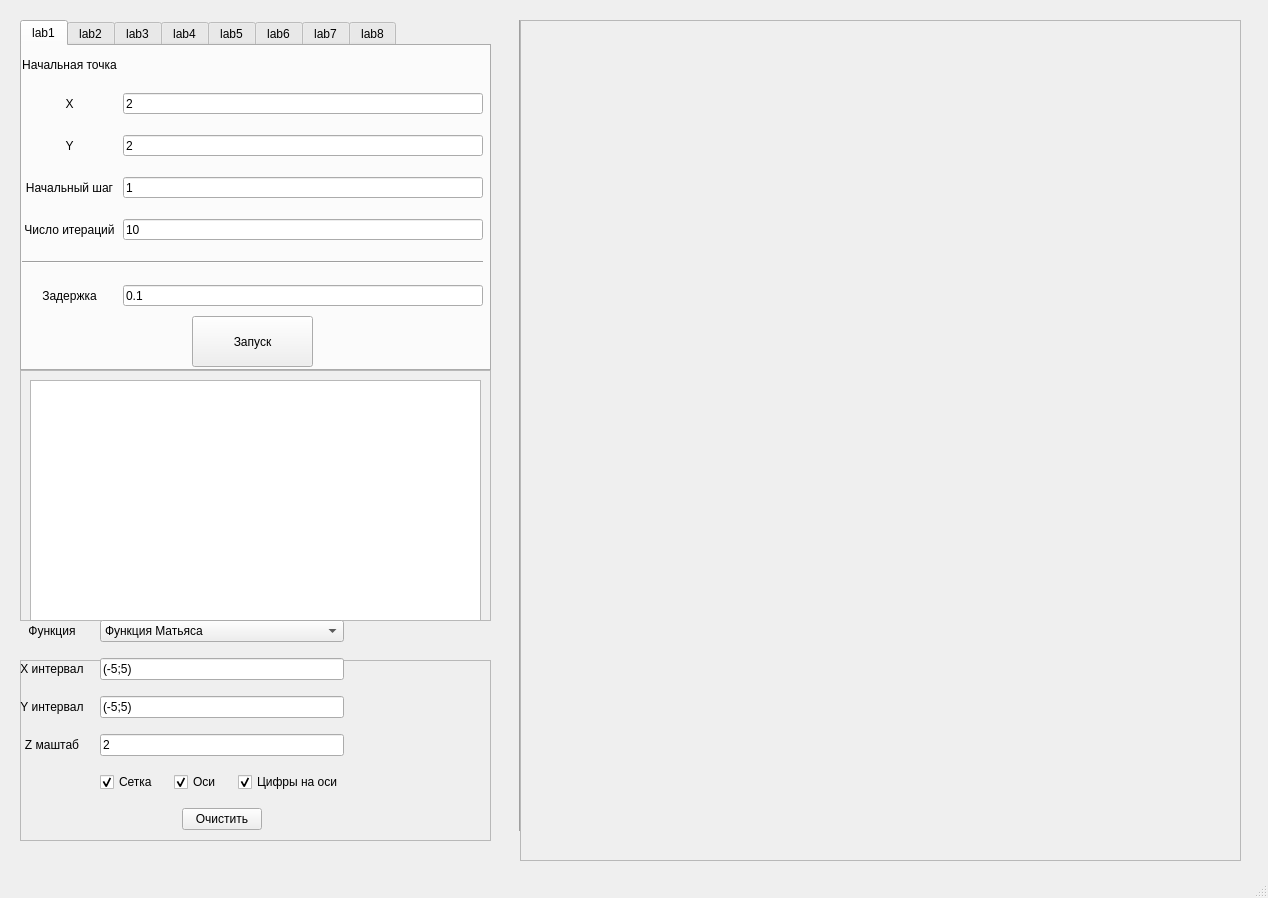
<?xml version="1.0" encoding="UTF-8"?>
<ui version="4.0">
 <class>MainWindow</class>
 <widget class="QMainWindow" name="MainWindow">
  <property name="geometry">
   <rect>
    <x>0</x>
    <y>0</y>
    <width>1268</width>
    <height>898</height>
   </rect>
  </property>
  <property name="minimumSize">
   <size>
    <width>100</width>
    <height>800</height>
   </size>
  </property>
  <property name="windowTitle">
   <string>Search Optimization</string>
  </property>
  <widget class="QWidget" name="centralwidget">
   <widget class="Line" name="line">
    <property name="geometry">
     <rect>
      <x>510</x>
      <y>20</y>
      <width>20</width>
      <height>811</height>
     </rect>
    </property>
    <property name="orientation">
     <enum>Qt::Vertical</enum>
    </property>
   </widget>
   <widget class="QTabWidget" name="tabWidget">
    <property name="geometry">
     <rect>
      <x>20</x>
      <y>20</y>
      <width>471</width>
      <height>351</height>
     </rect>
    </property>
    <property name="autoFillBackground">
     <bool>true</bool>
    </property>
    <property name="currentIndex">
     <number>0</number>
    </property>
    <widget class="QWidget" name="tab_lab1">
     <attribute name="title">
      <string>lab1</string>
     </attribute>
     <widget class="QWidget" name="gridLayoutWidget_2">
      <property name="geometry">
       <rect>
        <x>0</x>
        <y>0</y>
        <width>461</width>
        <height>261</height>
       </rect>
      </property>
      <layout class="QGridLayout" name="gridLayout_2">
       <property name="sizeConstraint">
        <enum>QLayout::SetNoConstraint</enum>
       </property>
       <property name="leftMargin">
        <number>0</number>
       </property>
       <property name="topMargin">
        <number>12</number>
       </property>
       <property name="verticalSpacing">
        <number>21</number>
       </property>
       <item row="1" column="1">
        <widget class="QLineEdit" name="x_start">
         <property name="text">
          <string>2</string>
         </property>
        </widget>
       </item>
       <item row="2" column="0">
        <widget class="QLabel" name="label_2">
         <property name="text">
          <string>Y</string>
         </property>
         <property name="alignment">
          <set>Qt::AlignCenter</set>
         </property>
        </widget>
       </item>
       <item row="6" column="1">
        <widget class="QLineEdit" name="lab1_delay">
         <property name="text">
          <string>0.1</string>
         </property>
        </widget>
       </item>
       <item row="6" column="0">
        <widget class="QLabel" name="label_5">
         <property name="text">
          <string>Задержка</string>
         </property>
         <property name="alignment">
          <set>Qt::AlignCenter</set>
         </property>
        </widget>
       </item>
       <item row="3" column="0">
        <widget class="QLabel" name="label_3">
         <property name="text">
          <string>Начальный шаг</string>
         </property>
         <property name="alignment">
          <set>Qt::AlignCenter</set>
         </property>
        </widget>
       </item>
       <item row="2" column="1">
        <widget class="QLineEdit" name="y_start">
         <property name="text">
          <string>2</string>
         </property>
        </widget>
       </item>
       <item row="1" column="0">
        <widget class="QLabel" name="label">
         <property name="text">
          <string>X</string>
         </property>
         <property name="alignment">
          <set>Qt::AlignCenter</set>
         </property>
        </widget>
       </item>
       <item row="0" column="0">
        <widget class="QLabel" name="label_6">
         <property name="text">
          <string>Начальная точка</string>
         </property>
         <property name="alignment">
          <set>Qt::AlignCenter</set>
         </property>
        </widget>
       </item>
       <item row="3" column="1">
        <widget class="QLineEdit" name="start_step">
         <property name="text">
          <string>1</string>
         </property>
        </widget>
       </item>
       <item row="4" column="1">
        <widget class="QLineEdit" name="iter_count">
         <property name="text">
          <string>10</string>
         </property>
        </widget>
       </item>
       <item row="4" column="0">
        <widget class="QLabel" name="label_4">
         <property name="text">
          <string>Число итераций</string>
         </property>
         <property name="alignment">
          <set>Qt::AlignCenter</set>
         </property>
        </widget>
       </item>
       <item row="5" column="0" colspan="2">
        <widget class="Line" name="line_2">
         <property name="orientation">
          <enum>Qt::Horizontal</enum>
         </property>
        </widget>
       </item>
      </layout>
     </widget>
     <widget class="QPushButton" name="startButton">
      <property name="enabled">
       <bool>true</bool>
      </property>
      <property name="geometry">
       <rect>
        <x>170</x>
        <y>270</y>
        <width>121</width>
        <height>51</height>
       </rect>
      </property>
      <property name="sizePolicy">
       <sizepolicy hsizetype="Fixed" vsizetype="Fixed">
        <horstretch>15</horstretch>
        <verstretch>21</verstretch>
       </sizepolicy>
      </property>
      <property name="minimumSize">
       <size>
        <width>16</width>
        <height>0</height>
       </size>
      </property>
      <property name="sizeIncrement">
       <size>
        <width>7</width>
        <height>0</height>
       </size>
      </property>
      <property name="text">
       <string>Запуск</string>
      </property>
     </widget>
    </widget>
    <widget class="QWidget" name="tab_lab2">
     <attribute name="title">
      <string>lab2</string>
     </attribute>
     <widget class="QPushButton" name="startButton_2">
      <property name="enabled">
       <bool>true</bool>
      </property>
      <property name="geometry">
       <rect>
        <x>170</x>
        <y>270</y>
        <width>121</width>
        <height>51</height>
       </rect>
      </property>
      <property name="sizePolicy">
       <sizepolicy hsizetype="Fixed" vsizetype="Fixed">
        <horstretch>15</horstretch>
        <verstretch>21</verstretch>
       </sizepolicy>
      </property>
      <property name="minimumSize">
       <size>
        <width>16</width>
        <height>0</height>
       </size>
      </property>
      <property name="sizeIncrement">
       <size>
        <width>7</width>
        <height>0</height>
       </size>
      </property>
      <property name="text">
       <string>Запуск</string>
      </property>
     </widget>
     <widget class="QLineEdit" name="lab2_delay">
      <property name="geometry">
       <rect>
        <x>114</x>
        <y>239</y>
        <width>346</width>
        <height>21</height>
       </rect>
      </property>
      <property name="text">
       <string>0.1</string>
      </property>
     </widget>
     <widget class="QLabel" name="label_18">
      <property name="geometry">
       <rect>
        <x>1</x>
        <y>239</y>
        <width>105</width>
        <height>21</height>
       </rect>
      </property>
      <property name="text">
       <string>Задержка</string>
      </property>
      <property name="alignment">
       <set>Qt::AlignCenter</set>
      </property>
     </widget>
     <widget class="Line" name="line_3">
      <property name="geometry">
       <rect>
        <x>1</x>
        <y>216</y>
        <width>459</width>
        <height>3</height>
       </rect>
      </property>
      <property name="orientation">
       <enum>Qt::Horizontal</enum>
      </property>
     </widget>
     <widget class="QLabel" name="label_7">
      <property name="geometry">
       <rect>
        <x>30</x>
        <y>10</y>
        <width>431</width>
        <height>191</height>
       </rect>
      </property>
      <property name="minimumSize">
       <size>
        <width>10</width>
        <height>10</height>
       </size>
      </property>
      <property name="font">
       <font>
        <family>Academy Engraved LET</family>
        <pointsize>24</pointsize>
       </font>
      </property>
      <property name="lineWidth">
       <number>1</number>
      </property>
      <property name="text">
       <string/>
      </property>
      <property name="pixmap">
       <pixmap>equation.png</pixmap>
      </property>
      <property name="alignment">
       <set>Qt::AlignCenter</set>
      </property>
     </widget>
    </widget>
    <widget class="QWidget" name="tab_lab3">
     <attribute name="title">
      <string>lab3</string>
     </attribute>
     <widget class="QWidget" name="gridLayoutWidget_3">
      <property name="geometry">
       <rect>
        <x>0</x>
        <y>0</y>
        <width>461</width>
        <height>261</height>
       </rect>
      </property>
      <layout class="QGridLayout" name="gridLayout_3">
       <property name="sizeConstraint">
        <enum>QLayout::SetNoConstraint</enum>
       </property>
       <property name="leftMargin">
        <number>0</number>
       </property>
       <property name="topMargin">
        <number>12</number>
       </property>
       <property name="verticalSpacing">
        <number>21</number>
       </property>
       <item row="1" column="1">
        <widget class="QLineEdit" name="popul_count">
         <property name="text">
          <string>20</string>
         </property>
        </widget>
       </item>
       <item row="2" column="0">
        <widget class="QLabel" name="label_12">
         <property name="text">
          <string>Кол-во поколений</string>
         </property>
         <property name="alignment">
          <set>Qt::AlignCenter</set>
         </property>
        </widget>
       </item>
       <item row="6" column="1">
        <widget class="QLineEdit" name="lab3_delay">
         <property name="text">
          <string>0.2</string>
         </property>
        </widget>
       </item>
       <item row="6" column="0">
        <widget class="QLabel" name="label_19">
         <property name="text">
          <string>Задержка</string>
         </property>
         <property name="alignment">
          <set>Qt::AlignCenter</set>
         </property>
        </widget>
       </item>
       <item row="3" column="0">
        <widget class="QLabel" name="label_20">
         <property name="text">
          <string>Выживаемость</string>
         </property>
         <property name="alignment">
          <set>Qt::AlignCenter</set>
         </property>
        </widget>
       </item>
       <item row="2" column="1">
        <widget class="QLineEdit" name="gen_count">
         <property name="text">
          <string>50</string>
         </property>
        </widget>
       </item>
       <item row="1" column="0">
        <widget class="QLabel" name="label_21">
         <property name="text">
          <string>Размер популяции</string>
         </property>
         <property name="alignment">
          <set>Qt::AlignCenter</set>
         </property>
        </widget>
       </item>
       <item row="0" column="0">
        <widget class="QLabel" name="label_22">
         <property name="text">
          <string>Параметры популяции</string>
         </property>
         <property name="alignment">
          <set>Qt::AlignCenter</set>
         </property>
        </widget>
       </item>
       <item row="3" column="1">
        <widget class="QLineEdit" name="surv">
         <property name="text">
          <string>0.8</string>
         </property>
        </widget>
       </item>
       <item row="4" column="1">
        <widget class="QLineEdit" name="mut_chance">
         <property name="text">
          <string>0.8</string>
         </property>
        </widget>
       </item>
       <item row="4" column="0">
        <widget class="QLabel" name="label_23">
         <property name="text">
          <string>Шанс мутации</string>
         </property>
         <property name="alignment">
          <set>Qt::AlignCenter</set>
         </property>
        </widget>
       </item>
       <item row="5" column="0" colspan="2">
        <widget class="Line" name="line_4">
         <property name="orientation">
          <enum>Qt::Horizontal</enum>
         </property>
        </widget>
       </item>
      </layout>
     </widget>
     <widget class="QPushButton" name="startButton_3">
      <property name="enabled">
       <bool>true</bool>
      </property>
      <property name="geometry">
       <rect>
        <x>170</x>
        <y>270</y>
        <width>121</width>
        <height>51</height>
       </rect>
      </property>
      <property name="sizePolicy">
       <sizepolicy hsizetype="Fixed" vsizetype="Fixed">
        <horstretch>15</horstretch>
        <verstretch>21</verstretch>
       </sizepolicy>
      </property>
      <property name="minimumSize">
       <size>
        <width>16</width>
        <height>0</height>
       </size>
      </property>
      <property name="sizeIncrement">
       <size>
        <width>7</width>
        <height>0</height>
       </size>
      </property>
      <property name="text">
       <string>Запуск</string>
      </property>
     </widget>
    </widget>
    <widget class="QWidget" name="tab_lab4">
     <attribute name="title">
      <string>lab4</string>
     </attribute>
     <widget class="QWidget" name="gridLayoutWidget_4">
      <property name="geometry">
       <rect>
        <x>0</x>
        <y>0</y>
        <width>461</width>
        <height>303</height>
       </rect>
      </property>
      <layout class="QGridLayout" name="gridLayout_4">
       <property name="sizeConstraint">
        <enum>QLayout::SetNoConstraint</enum>
       </property>
       <property name="leftMargin">
        <number>0</number>
       </property>
       <property name="topMargin">
        <number>12</number>
       </property>
       <property name="verticalSpacing">
        <number>21</number>
       </property>
       <item row="7" column="1">
        <widget class="QLineEdit" name="lab4_delay">
         <property name="text">
          <string>0.1</string>
         </property>
        </widget>
       </item>
       <item row="0" column="0">
        <widget class="QLabel" name="label_27">
         <property name="text">
          <string>Параметры роя</string>
         </property>
         <property name="alignment">
          <set>Qt::AlignCenter</set>
         </property>
        </widget>
       </item>
       <item row="3" column="0">
        <widget class="QLabel" name="label_25">
         <property name="text">
          <string>Когнитивный коэффициент c1</string>
         </property>
         <property name="alignment">
          <set>Qt::AlignCenter</set>
         </property>
        </widget>
       </item>
       <item row="5" column="1">
        <widget class="QLineEdit" name="inertia">
         <property name="text">
          <string>0.7</string>
         </property>
        </widget>
       </item>
       <item row="6" column="0" colspan="2">
        <widget class="Line" name="line_5">
         <property name="orientation">
          <enum>Qt::Horizontal</enum>
         </property>
        </widget>
       </item>
       <item row="2" column="1">
        <widget class="QLineEdit" name="iter_count2">
         <property name="text">
          <string>50</string>
         </property>
        </widget>
       </item>
       <item row="1" column="1">
        <widget class="QLineEdit" name="swarm_count">
         <property name="text">
          <string>10</string>
         </property>
        </widget>
       </item>
       <item row="7" column="0">
        <widget class="QLabel" name="label_24">
         <property name="text">
          <string>Задержка</string>
         </property>
         <property name="alignment">
          <set>Qt::AlignCenter</set>
         </property>
        </widget>
       </item>
       <item row="3" column="1">
        <widget class="QLineEdit" name="c1_coef">
         <property name="text">
          <string>0.8</string>
         </property>
        </widget>
       </item>
       <item row="5" column="0">
        <widget class="QLabel" name="label_28">
         <property name="text">
          <string>Коэффициент инерции</string>
         </property>
         <property name="alignment">
          <set>Qt::AlignCenter</set>
         </property>
        </widget>
       </item>
       <item row="2" column="0">
        <widget class="QLabel" name="label_13">
         <property name="text">
          <string>Кол-во итераций</string>
         </property>
         <property name="alignment">
          <set>Qt::AlignCenter</set>
         </property>
        </widget>
       </item>
       <item row="1" column="0">
        <widget class="QLabel" name="label_26">
         <property name="text">
          <string>Кол-во частиц</string>
         </property>
         <property name="alignment">
          <set>Qt::AlignCenter</set>
         </property>
        </widget>
       </item>
       <item row="4" column="1">
        <widget class="QLineEdit" name="c2_coef">
         <property name="text">
          <string>0.9</string>
         </property>
        </widget>
       </item>
       <item row="4" column="0">
        <widget class="QLabel" name="label_29">
         <property name="text">
          <string>Социальный коэффициент c2</string>
         </property>
         <property name="alignment">
          <set>Qt::AlignCenter</set>
         </property>
        </widget>
       </item>
      </layout>
     </widget>
     <widget class="QPushButton" name="startButton_4">
      <property name="enabled">
       <bool>true</bool>
      </property>
      <property name="geometry">
       <rect>
        <x>160</x>
        <y>270</y>
        <width>121</width>
        <height>51</height>
       </rect>
      </property>
      <property name="sizePolicy">
       <sizepolicy hsizetype="Fixed" vsizetype="Fixed">
        <horstretch>15</horstretch>
        <verstretch>21</verstretch>
       </sizepolicy>
      </property>
      <property name="minimumSize">
       <size>
        <width>16</width>
        <height>0</height>
       </size>
      </property>
      <property name="sizeIncrement">
       <size>
        <width>7</width>
        <height>0</height>
       </size>
      </property>
      <property name="text">
       <string>Запуск</string>
      </property>
     </widget>
    </widget>
    <widget class="QWidget" name="tab_lab5">
     <attribute name="title">
      <string>lab5</string>
     </attribute>
     <widget class="QScrollArea" name="scrollArea">
      <property name="geometry">
       <rect>
        <x>0</x>
        <y>0</y>
        <width>461</width>
        <height>321</height>
       </rect>
      </property>
      <property name="sizePolicy">
       <sizepolicy hsizetype="Preferred" vsizetype="Preferred">
        <horstretch>0</horstretch>
        <verstretch>0</verstretch>
       </sizepolicy>
      </property>
      <property name="widgetResizable">
       <bool>true</bool>
      </property>
      <widget class="QWidget" name="scrollAreaWidgetContents">
       <property name="geometry">
        <rect>
         <x>0</x>
         <y>0</y>
         <width>459</width>
         <height>474</height>
        </rect>
       </property>
       <property name="sizePolicy">
        <sizepolicy hsizetype="Preferred" vsizetype="Preferred">
         <horstretch>0</horstretch>
         <verstretch>0</verstretch>
        </sizepolicy>
       </property>
       <layout class="QHBoxLayout" name="horizontalLayout_3">
        <item>
         <widget class="QFrame" name="lab5Frame">
          <property name="sizePolicy">
           <sizepolicy hsizetype="Preferred" vsizetype="Expanding">
            <horstretch>0</horstretch>
            <verstretch>0</verstretch>
           </sizepolicy>
          </property>
          <property name="minimumSize">
           <size>
            <width>0</width>
            <height>450</height>
           </size>
          </property>
          <property name="frameShape">
           <enum>QFrame::StyledPanel</enum>
          </property>
          <property name="frameShadow">
           <enum>QFrame::Raised</enum>
          </property>
          <widget class="QWidget" name="gridLayoutWidget_5">
           <property name="geometry">
            <rect>
             <x>0</x>
             <y>0</y>
             <width>421</width>
             <height>405</height>
            </rect>
           </property>
           <layout class="QGridLayout" name="gridLayout_5">
            <property name="sizeConstraint">
             <enum>QLayout::SetNoConstraint</enum>
            </property>
            <property name="leftMargin">
             <number>0</number>
            </property>
            <property name="topMargin">
             <number>12</number>
            </property>
            <property name="verticalSpacing">
             <number>21</number>
            </property>
            <item row="5" column="1">
             <widget class="QLineEdit" name="elite_count">
              <property name="text">
               <string>1</string>
              </property>
             </widget>
            </item>
            <item row="2" column="0">
             <widget class="QLabel" name="beeInPersLabel">
              <property name="text">
               <string>Пчел в 
перспективном участке</string>
              </property>
              <property name="alignment">
               <set>Qt::AlignCenter</set>
              </property>
             </widget>
            </item>
            <item row="11" column="0">
             <widget class="QLabel" name="delayLabel">
              <property name="text">
               <string>Задержка</string>
              </property>
              <property name="alignment">
               <set>Qt::AlignCenter</set>
              </property>
             </widget>
            </item>
            <item row="1" column="1">
             <widget class="QLineEdit" name="scout_count">
              <property name="text">
               <string>20</string>
              </property>
             </widget>
            </item>
            <item row="5" column="0">
             <widget class="QLabel" name="eliteCountLabel">
              <property name="text">
               <string>Лучший
участков</string>
              </property>
              <property name="alignment">
               <set>Qt::AlignCenter</set>
              </property>
             </widget>
            </item>
            <item row="6" column="0">
             <widget class="QLabel" name="sizeLabel">
              <property name="text">
               <string>Размер
участков</string>
              </property>
              <property name="alignment">
               <set>Qt::AlignCenter</set>
              </property>
             </widget>
            </item>
            <item row="4" column="1">
             <widget class="QLineEdit" name="pers_count">
              <property name="text">
               <string>3</string>
              </property>
             </widget>
            </item>
            <item row="4" column="0">
             <widget class="QLabel" name="persCountLabel">
              <property name="text">
               <string>Перспективных
участков</string>
              </property>
              <property name="alignment">
               <set>Qt::AlignCenter</set>
              </property>
             </widget>
            </item>
            <item row="6" column="1">
             <widget class="QLineEdit" name="dist_size">
              <property name="text">
               <string>0.5</string>
              </property>
             </widget>
            </item>
            <item row="1" column="0">
             <widget class="QLabel" name="scoutLabel">
              <property name="text">
               <string>Разведчики</string>
              </property>
              <property name="alignment">
               <set>Qt::AlignCenter</set>
              </property>
             </widget>
            </item>
            <item row="0" column="1">
             <widget class="QLineEdit" name="iter_count_lab5">
              <property name="text">
               <string>50</string>
              </property>
             </widget>
            </item>
            <item row="11" column="1">
             <widget class="QLineEdit" name="lab5_delay">
              <property name="text">
               <string>0.2</string>
              </property>
             </widget>
            </item>
            <item row="2" column="1">
             <widget class="QLineEdit" name="bee_in_pers_count">
              <property name="text">
               <string>10</string>
              </property>
             </widget>
            </item>
            <item row="3" column="0">
             <widget class="QLabel" name="beeInBestLabel">
              <property name="text">
               <string>Пчел в 
лучшем участке</string>
              </property>
              <property name="alignment">
               <set>Qt::AlignCenter</set>
              </property>
             </widget>
            </item>
            <item row="10" column="0" colspan="2">
             <widget class="Line" name="line_6">
              <property name="orientation">
               <enum>Qt::Horizontal</enum>
              </property>
             </widget>
            </item>
            <item row="3" column="1">
             <widget class="QLineEdit" name="bee_in_best_count">
              <property name="text">
               <string>20</string>
              </property>
             </widget>
            </item>
            <item row="0" column="0">
             <widget class="QLabel" name="iterLabel">
              <property name="text">
               <string>Число итераций</string>
              </property>
              <property name="alignment">
               <set>Qt::AlignCenter</set>
              </property>
             </widget>
            </item>
           </layout>
          </widget>
          <widget class="QPushButton" name="startButton_5">
           <property name="enabled">
            <bool>true</bool>
           </property>
           <property name="geometry">
            <rect>
             <x>150</x>
             <y>400</y>
             <width>121</width>
             <height>51</height>
            </rect>
           </property>
           <property name="sizePolicy">
            <sizepolicy hsizetype="Fixed" vsizetype="Fixed">
             <horstretch>15</horstretch>
             <verstretch>21</verstretch>
            </sizepolicy>
           </property>
           <property name="minimumSize">
            <size>
             <width>16</width>
             <height>0</height>
            </size>
           </property>
           <property name="sizeIncrement">
            <size>
             <width>7</width>
             <height>0</height>
            </size>
           </property>
           <property name="text">
            <string>Запуск</string>
           </property>
          </widget>
         </widget>
        </item>
       </layout>
      </widget>
     </widget>
    </widget>
    <widget class="QWidget" name="tab_6">
     <attribute name="title">
      <string>lab6</string>
     </attribute>
     <widget class="QLabel" name="label_15">
      <property name="geometry">
       <rect>
        <x>170</x>
        <y>110</y>
        <width>131</width>
        <height>71</height>
       </rect>
      </property>
      <property name="minimumSize">
       <size>
        <width>10</width>
        <height>10</height>
       </size>
      </property>
      <property name="font">
       <font>
        <family>Academy Engraved LET</family>
        <pointsize>24</pointsize>
       </font>
      </property>
      <property name="lineWidth">
       <number>1</number>
      </property>
      <property name="text">
       <string>👷🏻👷🏻👷🏻</string>
      </property>
      <property name="alignment">
       <set>Qt::AlignCenter</set>
      </property>
     </widget>
    </widget>
    <widget class="QWidget" name="tab_7">
     <attribute name="title">
      <string>lab7</string>
     </attribute>
     <widget class="QLabel" name="label_16">
      <property name="geometry">
       <rect>
        <x>170</x>
        <y>110</y>
        <width>131</width>
        <height>71</height>
       </rect>
      </property>
      <property name="minimumSize">
       <size>
        <width>10</width>
        <height>10</height>
       </size>
      </property>
      <property name="font">
       <font>
        <family>Academy Engraved LET</family>
        <pointsize>24</pointsize>
       </font>
      </property>
      <property name="lineWidth">
       <number>1</number>
      </property>
      <property name="text">
       <string>👷🏻👷🏻👷🏻</string>
      </property>
      <property name="alignment">
       <set>Qt::AlignCenter</set>
      </property>
     </widget>
    </widget>
    <widget class="QWidget" name="tab_8">
     <attribute name="title">
      <string>lab8</string>
     </attribute>
     <widget class="QLabel" name="label_17">
      <property name="geometry">
       <rect>
        <x>170</x>
        <y>110</y>
        <width>131</width>
        <height>71</height>
       </rect>
      </property>
      <property name="minimumSize">
       <size>
        <width>10</width>
        <height>10</height>
       </size>
      </property>
      <property name="font">
       <font>
        <family>Academy Engraved LET</family>
        <pointsize>24</pointsize>
       </font>
      </property>
      <property name="lineWidth">
       <number>1</number>
      </property>
      <property name="text">
       <string>👷🏻👷🏻👷🏻</string>
      </property>
      <property name="alignment">
       <set>Qt::AlignCenter</set>
      </property>
     </widget>
    </widget>
   </widget>
   <widget class="QFrame" name="frame">
    <property name="geometry">
     <rect>
      <x>20</x>
      <y>370</y>
      <width>471</width>
      <height>251</height>
     </rect>
    </property>
    <property name="autoFillBackground">
     <bool>true</bool>
    </property>
    <property name="frameShape">
     <enum>QFrame::StyledPanel</enum>
    </property>
    <property name="frameShadow">
     <enum>QFrame::Raised</enum>
    </property>
    <widget class="QTextEdit" name="textOutput">
     <property name="geometry">
      <rect>
       <x>10</x>
       <y>10</y>
       <width>451</width>
       <height>241</height>
      </rect>
     </property>
    </widget>
   </widget>
   <widget class="QFrame" name="frame_2">
    <property name="geometry">
     <rect>
      <x>20</x>
      <y>660</y>
      <width>471</width>
      <height>181</height>
     </rect>
    </property>
    <property name="autoFillBackground">
     <bool>true</bool>
    </property>
    <property name="frameShape">
     <enum>QFrame::StyledPanel</enum>
    </property>
    <property name="frameShadow">
     <enum>QFrame::Raised</enum>
    </property>
   </widget>
   <widget class="QFrame" name="graphFrame">
    <property name="geometry">
     <rect>
      <x>520</x>
      <y>20</y>
      <width>721</width>
      <height>841</height>
     </rect>
    </property>
    <property name="frameShape">
     <enum>QFrame::StyledPanel</enum>
    </property>
    <property name="frameShadow">
     <enum>QFrame::Raised</enum>
    </property>
   </widget>
   <widget class="QWidget" name="gridLayoutWidget">
    <property name="geometry">
     <rect>
      <x>20</x>
      <y>620</y>
      <width>471</width>
      <height>224</height>
     </rect>
    </property>
    <layout class="QGridLayout" name="gridLayout">
     <property name="sizeConstraint">
      <enum>QLayout::SetFixedSize</enum>
     </property>
     <property name="spacing">
      <number>16</number>
     </property>
     <item row="2" column="0">
      <widget class="QLabel" name="label_8">
       <property name="sizePolicy">
        <sizepolicy hsizetype="Preferred" vsizetype="Expanding">
         <horstretch>0</horstretch>
         <verstretch>0</verstretch>
        </sizepolicy>
       </property>
       <property name="text">
        <string>Y интервал</string>
       </property>
       <property name="alignment">
        <set>Qt::AlignCenter</set>
       </property>
      </widget>
     </item>
     <item row="1" column="1">
      <widget class="QLineEdit" name="x_interval">
       <property name="sizePolicy">
        <sizepolicy hsizetype="Expanding" vsizetype="Expanding">
         <horstretch>0</horstretch>
         <verstretch>0</verstretch>
        </sizepolicy>
       </property>
       <property name="text">
        <string>(-5;5)</string>
       </property>
      </widget>
     </item>
     <item row="0" column="1">
      <widget class="QComboBox" name="functionSelector">
       <property name="sizePolicy">
        <sizepolicy hsizetype="Preferred" vsizetype="Expanding">
         <horstretch>0</horstretch>
         <verstretch>0</verstretch>
        </sizepolicy>
       </property>
       <item>
        <property name="text">
         <string>Функция Матьяса</string>
        </property>
       </item>
       <item>
        <property name="text">
         <string>Функция Розенброка</string>
        </property>
       </item>
       <item>
        <property name="text">
         <string>Функция Растригина</string>
        </property>
       </item>
       <item>
        <property name="text">
         <string>Функция верблюда</string>
        </property>
       </item>
       <item>
        <property name="text">
         <string>Функция сферы</string>
        </property>
       </item>
       <item>
        <property name="text">
         <string>Функция Экли</string>
        </property>
       </item>
      </widget>
     </item>
     <item row="1" column="0">
      <widget class="QLabel" name="label_11">
       <property name="sizePolicy">
        <sizepolicy hsizetype="Preferred" vsizetype="Expanding">
         <horstretch>0</horstretch>
         <verstretch>0</verstretch>
        </sizepolicy>
       </property>
       <property name="text">
        <string>X интервал</string>
       </property>
       <property name="alignment">
        <set>Qt::AlignCenter</set>
       </property>
      </widget>
     </item>
     <item row="4" column="1">
      <layout class="QHBoxLayout" name="horizontalLayout_2">
       <item>
        <widget class="QCheckBox" name="grid">
         <property name="text">
          <string>Сетка</string>
         </property>
         <property name="checked">
          <bool>true</bool>
         </property>
        </widget>
       </item>
       <item>
        <widget class="QCheckBox" name="axes">
         <property name="text">
          <string>Оси</string>
         </property>
         <property name="checked">
          <bool>true</bool>
         </property>
        </widget>
       </item>
       <item>
        <widget class="QCheckBox" name="ticklabels">
         <property name="text">
          <string>Цифры на оси</string>
         </property>
         <property name="checked">
          <bool>true</bool>
         </property>
        </widget>
       </item>
      </layout>
     </item>
     <item row="2" column="1">
      <widget class="QLineEdit" name="y_interval">
       <property name="sizePolicy">
        <sizepolicy hsizetype="Expanding" vsizetype="Expanding">
         <horstretch>0</horstretch>
         <verstretch>0</verstretch>
        </sizepolicy>
       </property>
       <property name="text">
        <string>(-5;5)</string>
       </property>
      </widget>
     </item>
     <item row="3" column="1">
      <widget class="QLineEdit" name="z_scale">
       <property name="sizePolicy">
        <sizepolicy hsizetype="Expanding" vsizetype="Expanding">
         <horstretch>0</horstretch>
         <verstretch>0</verstretch>
        </sizepolicy>
       </property>
       <property name="text">
        <string>2</string>
       </property>
      </widget>
     </item>
     <item row="3" column="0">
      <widget class="QLabel" name="label_9">
       <property name="sizePolicy">
        <sizepolicy hsizetype="Ignored" vsizetype="Ignored">
         <horstretch>0</horstretch>
         <verstretch>0</verstretch>
        </sizepolicy>
       </property>
       <property name="text">
        <string>Z маштаб</string>
       </property>
       <property name="alignment">
        <set>Qt::AlignCenter</set>
       </property>
      </widget>
     </item>
     <item row="0" column="0">
      <widget class="QLabel" name="label_10">
       <property name="sizePolicy">
        <sizepolicy hsizetype="Preferred" vsizetype="Expanding">
         <horstretch>0</horstretch>
         <verstretch>0</verstretch>
        </sizepolicy>
       </property>
       <property name="text">
        <string>Функция</string>
       </property>
       <property name="alignment">
        <set>Qt::AlignCenter</set>
       </property>
      </widget>
     </item>
     <item row="5" column="1">
      <layout class="QHBoxLayout" name="horizontalLayout">
       <item>
        <widget class="QPushButton" name="clear_all">
         <property name="enabled">
          <bool>true</bool>
         </property>
         <property name="sizePolicy">
          <sizepolicy hsizetype="Fixed" vsizetype="Maximum">
           <horstretch>15</horstretch>
           <verstretch>21</verstretch>
          </sizepolicy>
         </property>
         <property name="minimumSize">
          <size>
           <width>16</width>
           <height>0</height>
          </size>
         </property>
         <property name="sizeIncrement">
          <size>
           <width>7</width>
           <height>0</height>
          </size>
         </property>
         <property name="layoutDirection">
          <enum>Qt::LeftToRight</enum>
         </property>
         <property name="text">
          <string>Очистить</string>
         </property>
         <property name="default">
          <bool>false</bool>
         </property>
        </widget>
       </item>
      </layout>
     </item>
    </layout>
   </widget>
  </widget>
  <widget class="QMenuBar" name="menubar">
   <property name="geometry">
    <rect>
     <x>0</x>
     <y>0</y>
     <width>1268</width>
     <height>24</height>
    </rect>
   </property>
  </widget>
  <widget class="QStatusBar" name="statusbar"/>
 </widget>
 <resources/>
 <connections/>
</ui>
